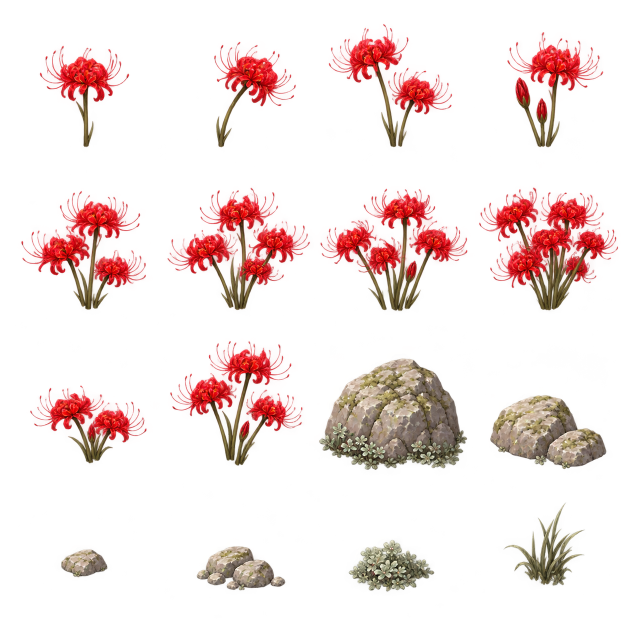
#> input picture docs/training-lily-sources/objects.png, 1254 x 1254 px, found by its file name (shown at 1/2 size)
$ python prepare_training_lily_art.py
#> lines starting #> are read from the running program, lines starting #| are printed output that depends on the picture; after the words box and inside, x2 and y2 are one past the last pixel; in counts of white or black regions, pixels touching at a corner belong together
"""Export image_gen Spider Lily Field art; preserve proportions, alpha and logical scale.

Requires Pillow. Run from repository root: python tools/prepare_training_art.py
Only sprite extraction, detached alpha-noise removal, padding and resizing.
"""
import argparse
import json
import math
import io
import os
from collections import deque
from pathlib import Path
from PIL import Image, ImageFilter, ImageChops


def save_atomic(image, path, **options):
    """Encode fully in memory, validate, then publish one complete file."""
    encoded = io.BytesIO()
    image.save(encoded, format='WEBP', **options)
    payload = encoded.getvalue()
    assert len(payload) > 12 and payload[:4] == b'RIFF'
    Image.open(io.BytesIO(payload)).load()
    temporary = path.with_name(path.name+'.tmp')
    temporary.write_bytes(payload)
    os.replace(temporary, path)


def isolate(cell):
    """Keep the main connected silhouette and its adjacent antialiased fringe."""
    alpha = cell.getchannel('A')
    w, h = cell.size
    pixels = bytearray(1 if a >= 32 else 0 for a in alpha.tobytes())
    components = []
    largest = []
    for start in range(w*h):
        if not pixels[start]:
            continue
        pixels[start] = 0
        queue = deque([start])
        component = []
        while queue:
            p = queue.popleft()
            component.append(p)
            x, y = p % w, p // w
            for nx, ny in ((x-1,y),(x+1,y),(x,y-1),(x,y+1)):
                if 0 <= nx < w and 0 <= ny < h:
                    n = ny*w+nx
                    if pixels[n]:
                        pixels[n] = 0
                        queue.append(n)
        components.append(component)
        if len(component) > len(largest):
            largest = component
    assert largest, 'Empty sprite'
    mask = bytearray(w*h)
    for component in components:
        if len(component) >= max(16, len(largest)*.003):
            for p in component:
                mask[p] = 255
    mask = Image.frombytes('L', (w,h), bytes(mask)).filter(ImageFilter.MaxFilter(5))
    cell.putalpha(ImageChops.multiply(alpha, mask))
    bounds = cell.getchannel('A').getbbox()
    visible = cell.getchannel('A').point(lambda a: 255 if a >= 48 else 0).getbbox()
    assert visible[0] > 1 and visible[1] > 1 and visible[2] < w-1 and visible[3] < h-1, visible
    return cell.crop(bounds), bounds


def main():
    parser = argparse.ArgumentParser()
    parser.add_argument('--sources', type=Path, default=Path('docs/training-lily-sources'))
    parser.add_argument('--target', type=Path, default=Path('assets/map/training/spider-lilies'))
    args = parser.parse_args()
    atlas = Image.open(args.sources/'objects.png').convert('RGBA')
#> atlas is the input picture: PIL image 1254x1254 RGBA; mean R, G, B, A 49.5, 15.7, 12.7, 38.1
    assert atlas.getchannel('A').getextrema()[0] == 0
    names = ['lilySingle1','lilySingle2','lilyDouble','lilyBuds','lilyClump1','lilyClump2',
             'lilyClump3','lilyClump4','lilyLow','lilyTall','rock1','rock2','rockSmall','pebbles','moss','grass']
    heights = [44,42,47,42,48,47,50,49,34,54,75,52,18,15,18,24]
    footprints = {'rock1':(28,16),'rock2':(25,13)}
    rows = [0,330,655,975,1254]
    columns = [[0,330,625,950,1254],[0,320,630,945,1254],
               [0,320,625,955,1254],[0,330,625,950,1254]]
    metadata = {}
    args.target.mkdir(parents=True, exist_ok=True)
    for i, name in enumerate(names):
        x,y = i%4,i//4
        box = (round(columns[y][x]*atlas.width/1254),round(rows[y]*atlas.height/1254),
               round(columns[y][x+1]*atlas.width/1254),round(rows[y+1]*atlas.height/1254))
#> box = (0, 0, 330, 330)
        sprite, bounds = isolate(atlas.crop(box))
#> after the loop in isolate, `for start in range(w*h):`: components = 2 items; largest = 9251 values, max 97193 at index 9219, min 30156 at index 0, mean 55146
#> the loop in isolate, `for component in components:` made 2 passes
#> component on pass 2: [48629]
#> in isolate, `mask = Image.frombytes('L', (w,h), bytes(mask)).filter(ImageFilter.Max..`:
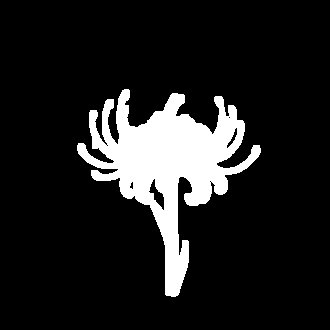
#> mask: PIL image 330x330 L; 12.4% white; 1 white region, box (x1, y1, x2, y2) and area: (77, 89, 261, 297) 13549
#> in isolate, `cell.putalpha(ImageChops.multiply(alpha, mask))`:
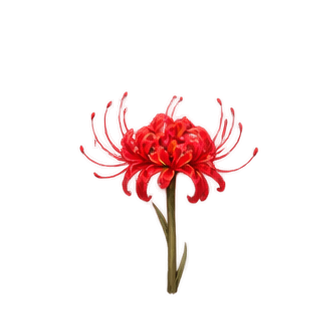
#> cell: PIL image 330x330 RGBA; mean R, G, B, A 32.1, 4.1, 3.7, 17.9; transparent parts drawn white
#> in isolate, `bounds = cell.getchannel('A').getbbox()`: bounds = (77, 89, 261, 297)
#> in isolate, `visible = cell.getchannel('A').point(lambda a: 255 if a >= 48 else 0)...`: visible = (80, 92, 258, 294)
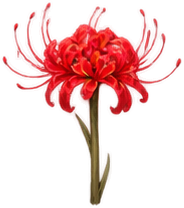
#> sprite: PIL image 184x208 RGBA; mean R, G, B, A 90.7, 11.7, 10.5, 50.9; transparent parts drawn white
#> bounds = (77, 89, 261, 297)
        padding = max(4, math.ceil(max(sprite.size)*.14))
#> padding = 30
        padded = Image.new('RGBA',(sprite.width+padding*2,sprite.height+padding*2))
#> padded: PIL image 244x268 RGBA; every value is 0
        padded.paste(sprite,(padding,padding))
        h = heights[i]
        anchor = .97 if name.startswith('lily') else .83
        rx,ry = footprints.get(name,(0,0))
        entry = {'width':padded.width,'height':padded.height,
                 'logicalWidth':round(h*padded.width/sprite.height),
                 'logicalHeight':round(h*padded.height/sprite.height),
                 'artHeight':h,'anchor':round((padding+sprite.height*anchor)/padded.height,5),
                 'solid':name in footprints,'rx':rx,'ry':ry,'layer':'flowers' if name.startswith('lily') else 'props',
                 'sourceCell':list(box),'alphaBounds':list(bounds),'padding':padding}
        metadata[name] = entry
        limits = [64,96,192] if name.startswith('lily') else [64,128,256] if name in ('rock1','rock2') else [32,64,128]
        for tier,limit in zip(('low','medium','high'),limits):
            folder = args.target/tier
            folder.mkdir(exist_ok=True)
            out = padded.copy()
            out.thumbnail((limit,limit),Image.Resampling.LANCZOS)
            save_atomic(out,folder/f'{name}.webp',lossless=True,method=6)
    ground = Image.open(args.sources/'ground.png').convert('RGB')
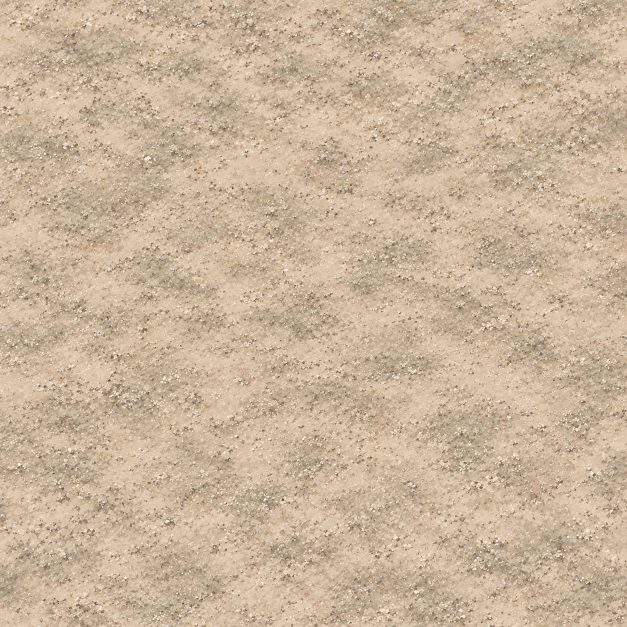
#> input picture docs/training-lily-sources/ground.png, 1254 x 1254 px, found by its file name (shown at 1/2 size)
#> ground is the input picture: PIL image 1254x1254 RGB; mean R, G, B 202.5, 180.6, 155.1
    splash = Image.open(args.sources/'splash.png').convert('RGB')
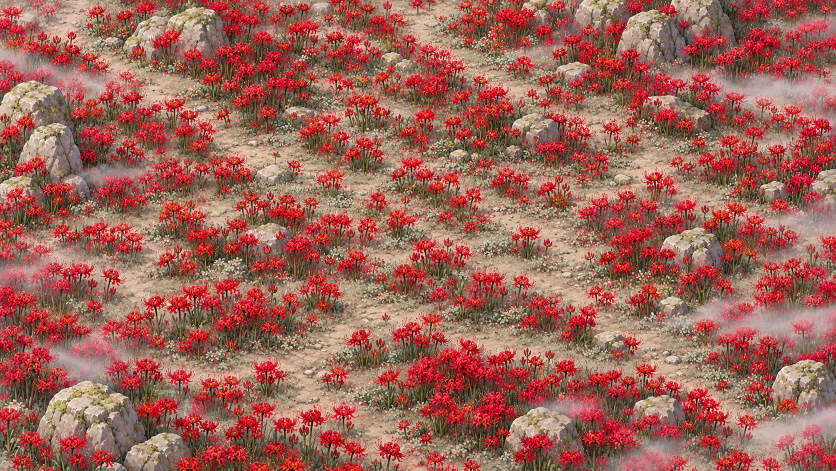
#> input picture docs/training-lily-sources/splash.png, 1672 x 941 px, found by its file name (shown at 1/2 size)
#> splash is the input picture: PIL image 1672x941 RGB; mean R, G, B 158.3, 100, 88.3
    fog = Image.open(args.sources/'fog.png').convert('RGBA')
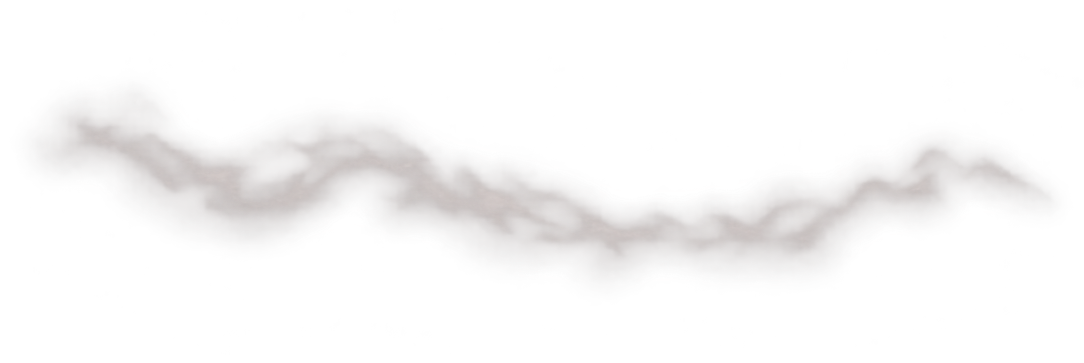
#> input picture docs/training-lily-sources/fog.png, 2167 x 726 px, found by its file name (shown at 1/2 size)
#> fog is the input picture: PIL image 2167x726 RGBA; mean R, G, B, A 51.3, 49.2, 49, 24.6
    assert fog.getchannel('A').getextrema()[0] == 0
    for tier,edge,size in [('low',192,(640,360)),('medium',384,(1280,720)),('high',768,(1920,1080))]:
        save_atomic(ground.resize((edge,edge),Image.Resampling.LANCZOS),args.target/tier/'ground.webp',quality=90,method=6)
        fogOut = fog.copy()
        fogOut.thumbnail(({'low':256,'medium':512,'high':1024}[tier],512),Image.Resampling.LANCZOS)
        save_atomic(fogOut,args.target/tier/'fog.webp',lossless=True,method=6)
        out = splash.copy()
        out.thumbnail(size,Image.Resampling.LANCZOS)
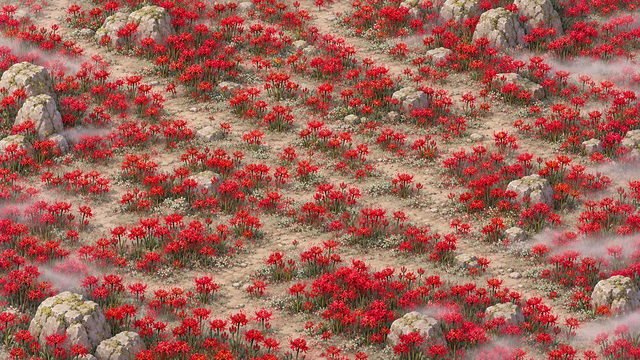
#> out: PIL image 640x360 RGB; mean R, G, B 158.3, 100, 88.3
        save_atomic(out,args.target/tier/'splash.webp',quality=88,method=6)
    save_atomic(splash,args.target/'splash.webp',quality=90,method=6)
    (args.target/'dimensions.json').write_text(json.dumps(metadata,indent=2)+'\n')
    catalog = {'version':'training-spider-lilies-20261026','theme':'layered pale ash-gray soil and dense separate crimson spider lilies',
               'runtimeIntegrated':False,'tiers':['low','medium','high'],'logicalGroundTileSize':384,'spriteCount':16,
               'ground':{'src':'assets/map/training/spider-lilies/{tier}/ground.webp','tiling':'mirrored 2x2, as World1/2'},
               'splash':{'src':'assets/map/training/spider-lilies/{tier}/splash.webp'},
               'fog':{'src':'assets/map/training/spider-lilies/{tier}/fog.webp','logicalWidth':650,'opacity':.12,'maxOpacity':.18,'solid':False},
               'objects':{n:{'src':f'assets/map/training/spider-lilies/{{tier}}/{n}.webp',**m} for n,m in metadata.items()}}
    (args.target/'catalog.json').write_text(json.dumps(catalog,indent=2)+'\n')
    print('Exported 16 RGBA props + RGBA fog + ground + splash in low/medium/high, metadata and splash alias.')


if __name__ == '__main__':
    main()
